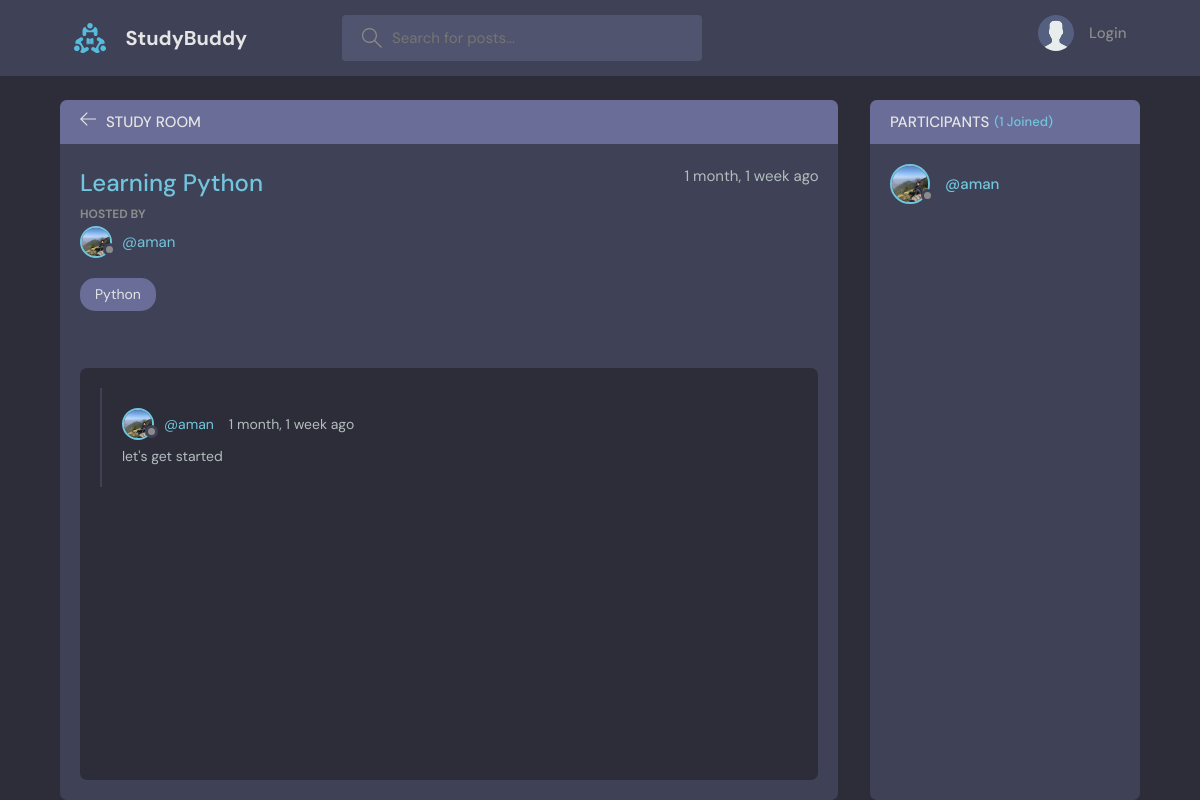
Page /room/1 on the earlier database version.
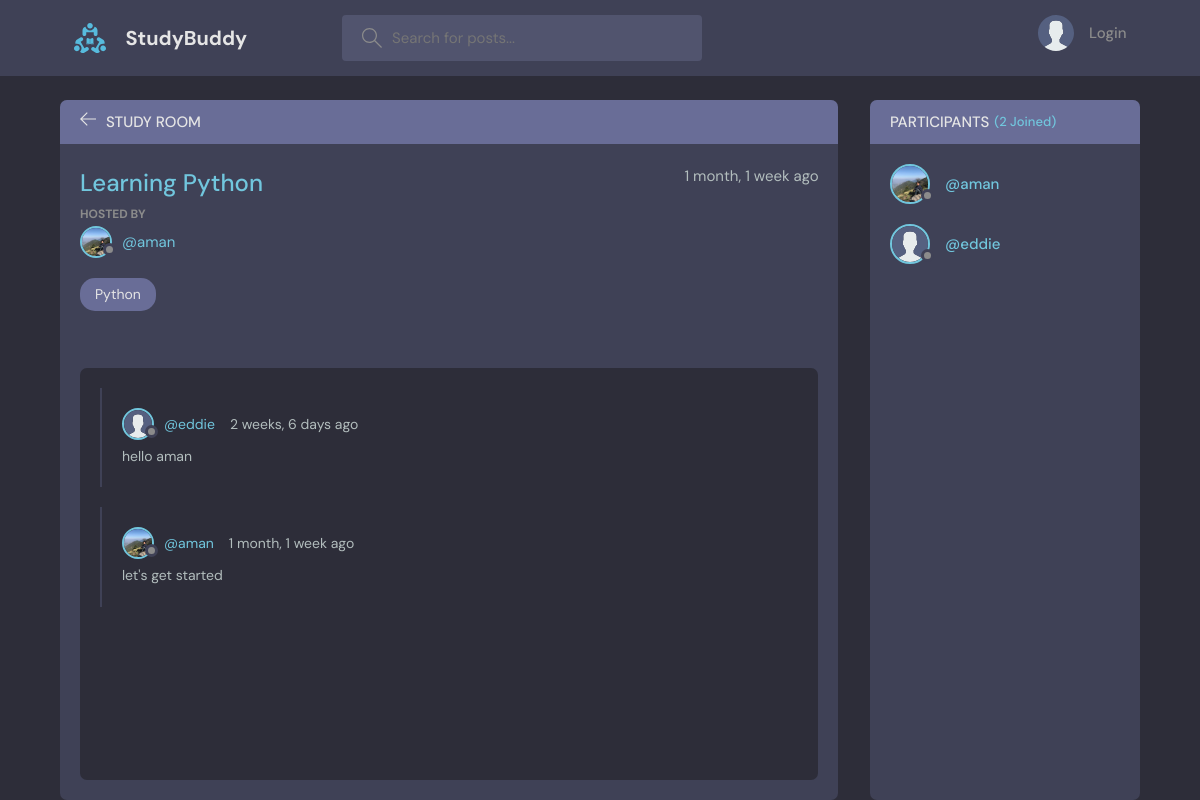
Same page on the later database version.
### base/models.py (models this page shows, shortened)
class Room(models.Model):
    host = models.ForeignKey(User,on_delete=models.SET_NULL,null=True)
    topic = models.ForeignKey(Topic,on_delete=models.SET_NULL,null=True)
    name = models.CharField(max_length=200)
    description = models.TextField(null=True,blank=True)
    participants = models.ManyToManyField(User, related_name='participants', blank=True)
    updated = models.DateTimeField(auto_now=True)
    created = models.DateTimeField(auto_now_add=True)
    class Meta:
        ordering = ['-updated','-created']

class User(AbstractUser):
    name = models.CharField(max_length=200,null=True)
    email = models.EmailField(unique=True,null=True)
    bio = models.TextField(null=True)
    avatar = models.ImageField(null=True,default="avatar.svg")
    USERNAME_FIELD = 'email'
    REQUIRED_FIELDS = []

class Topic(models.Model):
    name = models.CharField(max_length=200)
    def __str__(self):
        return self.name

class Message(models.Model):
    user = models.ForeignKey(User,on_delete=models.CASCADE)
    room = models.ForeignKey(Room,on_delete=models.CASCADE)
    body = models.TextField()
    update=models.DateTimeField(auto_now=True)
    created=models.DateTimeField(auto_now_add=True)
    class Meta:
        ordering = ['-update','-created']

### base/views.py (the view, shortened to what this page needs)
# urls.py: path('room/<str:pk>',views.room,name="room"),
def room(request,pk):
    room = Room.objects.get(id=pk)
    room_messages = room.message_set.all().order_by('-created')
    participants = room.participants.all()
    context = {'room' : room, 'room_messages': room_messages,'participants':participants}
    return render(request,'base/room.html',context)

### base/templates/base/room.html (shortened to what this page needs)
{% extends 'main.html' %}
{% block content %}
    <main class="profile-page layout layout--2">
      <div class="container">
        <div class="room">
          <div class="room__top">
            <div class="room__topLeft">
              <a href="{% url 'home' %}">
                <svg version="1.1" xmlns="http://www.w3.org/2000/svg" width="32" height="32" viewBox="0 0 32 32">
                  <title>arrow-left</title>
                  <path
                    d="M13.723 2.286l-13.723 13.714 13.719 13.714 1.616-1.611-10.96-10.96h27.625v-2.286h-27.625l10.965-10.965-1.616-1.607z"
                  ></path>
                </svg>
              </a>
              <h3>Study Room</h3>
            </div>
          </div>
          <div class="room__box scroll">
            <div class="room__header scroll">
              <div class="room__info">
                <h3>{{room.name}}</h3>
                <span>{{room.created|timesince}} ago</span>
              </div>
              <div class="room__hosted">
                <p>Hosted By</p>
                <a href="{% url 'user-profile' room.host.id %}" class="room__author">
                  <div class="avatar avatar--small">
                    <img src="{{room.host.avatar.url}}" />
                  </div>
                  <span>@{{room.host.username}}</span>
                </a>
              </div>
              <span class="room__topics">{{room.topic}}</span>
            </div>
            <div class="room__conversation">
              <div class="threads scroll">
                {% for message in room_messages %}
                <div class="thread">
                  <div class="thread__top">
                    <div class="thread__author">
                      <a href="{% url 'user-profile' message.user.id %}" class="thread__authorInfo">
                        <div class="avatar avatar--small">
                          <img src="{{message.user.avatar.url}}" />
                        </div>
                        <span>@{{message.user.username}}</span>
                      </a>
                      <span class="thread__date">{{message.created|timesince}} ago</span>
                    </div>
                  </div>
                  <div class="thread__details">
                    {{message.body}}
                  </div>
                </div>
                {% endfor %}
              </div>
            </div>
          </div>
        </div>
        <div class="participants">
          <h3 class="participants__top">Participants <span>({{participants.count}} Joined)</span></h3>
          <div class="participants__list scroll">
            {% for user in participants %}
            <a href="{% url 'user-profile' user.id %}" class="participant">
              <div class="avatar avatar--medium">
                <img src="{{user.avatar.url}}" />
              </div>
              <p>
                <span>@{{user.username}}</span>
              </p>
            </a>
            {% endfor %}
          </div>
        </div>
      </div>
    </main>
{% endblock content %}

### templates/main.html (shortened to what this page needs)
<!DOCTYPE html>
{% load static %}
<html lang="en">
  <head>
    <link rel="stylesheet" href="{% static 'styles/style.css' %}" />
  </head>
  <body>
    {% include 'navbar.html' %}
    {% block content %}
    {% endblock %}
  </body>
</html>

### templates/navbar.html (shortened to what this page needs)
{% load static %}
<header class="header header--loggedIn">
    <div class="container">
      <a href="{% url 'home' %}" class="header__logo">
        <img src="{% static 'images/logo.svg' %}" />
        <h1>StudyBuddy</h1>
      </a>
      <form class="header__search" method="GET" action="{% url 'home' %}">
        <label>
          <input name="q" placeholder="Search for posts..." />
        </label>
      </form>
      <nav class="header__menu">
        {% if request.user.is_authenticated %}
        <div class="header__user">
          <a href="{% url 'update-user' %}">
            <div class="avatar avatar--medium active">
              <img src="{{request.user.avatar.url}}" />
            </div>
            <p>{{request.user.username}}<span>@{{request.user.username}}</span></p>
          </a>
          <button class="dropdown-button">
            <svg version="1.1" xmlns="http://www.w3.org/2000/svg" width="32" height="32" viewBox="0 0 32 32">
              <title>chevron-down</title>
              <path d="M16 21l-13-13h-3l16 16 16-16h-3l-13 13z"></path>
            </svg>
          </button>
        </div>
        <div class="dropdown-menu">
          <a href="{% url 'update-user' %}" class="dropdown-link"
            ><svg version="1.1" xmlns="http://www.w3.org/2000/svg" width="32" height="32" viewBox="0 0 32 32">
              <title>tools</title>
              <path
                d="M27.465 32c-1.211 0-2.35-0.471-3.207-1.328l-9.392-9.391c-2.369 0.898-4.898 0.951-7.355 0.15-3.274-1.074-5.869-3.67-6.943-6.942-0.879-2.682-0.734-5.45 0.419-8.004 0.135-0.299 0.408-0.512 0.731-0.572 0.32-0.051 0.654 0.045 0.887 0.277l5.394 5.395 3.586-3.586-5.394-5.395c-0.232-0.232-0.336-0.564-0.276-0.887s0.272-0.596 0.572-0.732c2.552-1.152 5.318-1.295 8.001-0.418 3.274 1.074 5.869 3.67 6.943 6.942 0.806 2.457 0.752 4.987-0.15 7.358l9.392 9.391c0.844 0.842 1.328 2.012 1.328 3.207-0 2.5-2.034 4.535-4.535 4.535zM15.101 19.102c0.26 0 0.516 0.102 0.707 0.293l9.864 9.863c0.479 0.479 1.116 0.742 1.793 0.742 1.398 0 2.535-1.137 2.535-2.535 0-0.668-0.27-1.322-0.742-1.793l-9.864-9.863c-0.294-0.295-0.376-0.74-0.204-1.119 0.943-2.090 1.061-4.357 0.341-6.555-0.863-2.631-3.034-4.801-5.665-5.666-1.713-0.561-3.468-0.609-5.145-0.164l4.986 4.988c0.391 0.391 0.391 1.023 0 1.414l-5 5c-0.188 0.188-0.441 0.293-0.707 0.293s-0.52-0.105-0.707-0.293l-4.987-4.988c-0.45 1.682-0.397 3.436 0.164 5.146 0.863 2.631 3.034 4.801 5.665 5.666 2.2 0.721 4.466 0.604 6.555-0.342 0.132-0.059 0.271-0.088 0.411-0.088z"
              ></path>
            </svg>
            Settings</a
          >
          <a href="{% url 'logout' %}" class="dropdown-link"
            ><svg version="1.1" xmlns="http://www.w3.org/2000/svg" width="32" height="32" viewBox="0 0 32 32">
              <title>sign-out</title>
              <path
                d="M3 0h22c0.553 0 1 0 1 0.553l-0 3.447h-2v-2h-20v28h20v-2h2l0 3.447c0 0.553-0.447 0.553-1 0.553h-22c-0.553 0-1-0.447-1-1v-30c0-0.553 0.447-1 1-1z"
              ></path>
              <path
                d="M21.879 21.293l1.414 1.414 6.707-6.707-6.707-6.707-1.414 1.414 4.293 4.293h-14.172v2h14.172l-4.293 4.293z"
              ></path>
            </svg>
            Logout</a
          >
        </div>
        {% else %}
        <a href="{% url 'login' %}">
            <img src="{% static 'images/avatar.svg' %}" />
          <p>Login</p>
        </a>
        {% endif %}
      </nav>
    </div>
</header>

Differences in the rows shown:
added Message: user.avatar (placeholder picture), user.username "eddie", created "2 weeks, 6 days", body "hello aman"
added User: avatar (placeholder picture), username "eddie"
Other differences:
{{ participants.count }}: "1" → "2"
